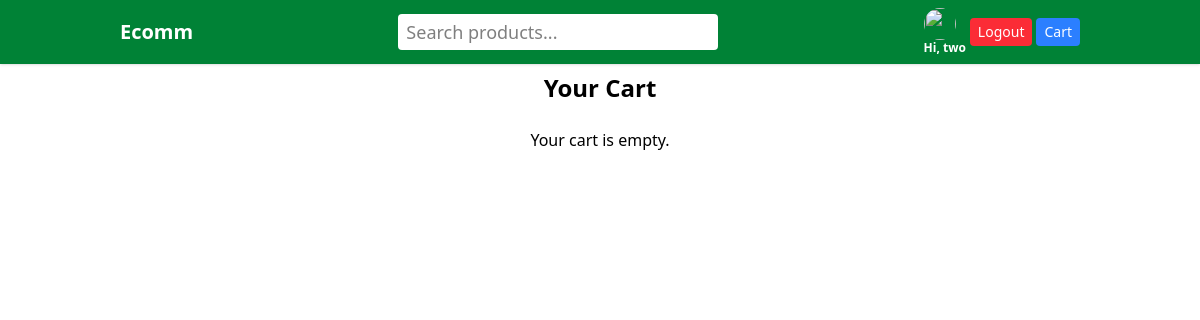
The app's page /cart/ (signed in), older data.
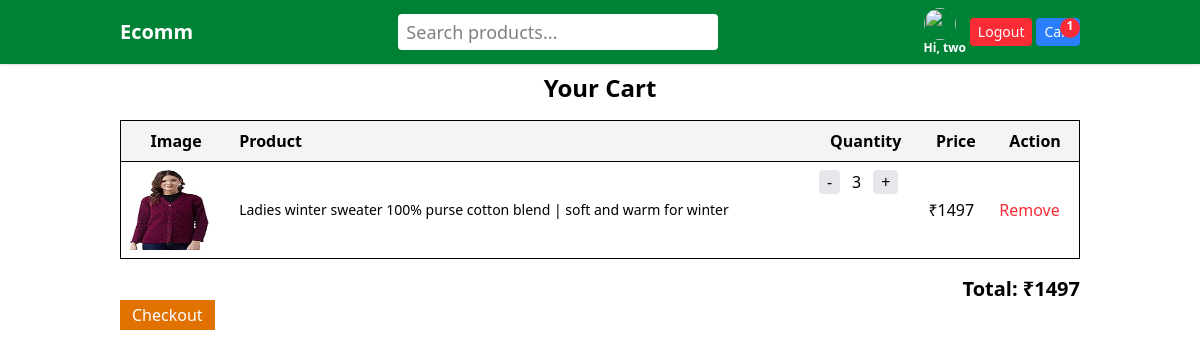
The same page, newer data.
### cart/models.py (models this page shows, shortened)
class CartItem(models.Model):
    user = models.ForeignKey(User, on_delete=models.CASCADE)
    product = models.ForeignKey(Product, on_delete=models.CASCADE)
    quantity = models.IntegerField(default=1)
    def total_price(self):
        return self.product.price * self.quantity

### products/models.py (models this page shows, shortened)
class Product(models.Model):
    name = models.CharField(max_length=200)
    description = models.TextField()
    price = models.IntegerField()
    quantity = models.IntegerField()
    category = models.ForeignKey(Category, on_delete=models.CASCADE)
    main_image = models.ImageField(upload_to='products/main/')

### cart/views.py (the view)
# urls.py: path('', views.cart_view, name='cart'),
@login_required
def cart_view(request):
    items = CartItem.objects.filter(user=request.user)
    total = sum(item.total_price() for item in items)
    return render(request, 'cart.html', {'items': items, 'total': total})

### cart/context_processors.py (called while the page is built)
def cart_item_count(request):
    if request.user.is_authenticated:
        count = CartItem.objects.filter(user=request.user).count()
    else:
        count = 0
    return {'cart_count': count}

### cart/templates/cart.html
{% extends "base.html" %}
{% block content %}
<h2 class="text-2xl font-bold mb-4 text-center">Your Cart</h2>
{% if items %}
<table class="w-full border-collapse border">
  <thead>
    <tr class="bg-gray-100 border-b">
        <th class="p-2">Image</th>
      <th class="p-2 text-left">Product</th>
      <th class="p-2">Quantity</th>
      <th class="p-2">Price</th>
      <th class="p-2">Action</th>
    </tr>
  </thead>
  <tbody>
    {% for item in items %}
    <tr class="border-b">
      <td class="p-2">
        <img src="{{ item.product.main_image.url}}" alt="{{item.product.name}}" class="h-10 w-10 md:h-20 md:w-20">
      </td>
      <td class="p-2"><p class="line-clamp-2 text-xs md:text-sm">
        {{ item.product.name }}
      </p></td>
      <td class="p-2 flex items-center gap-1">
        <a href="{% url 'cart:decrease_quantity' item.id %}" class="px-2 bg-gray-200 rounded">-</a>
        <span class="px-2">{{ item.quantity }}</span>
        <a href="{% url 'cart:increase_quantity' item.id %}" class="px-2 bg-gray-200 rounded">+</a>
      </td>
      <td class="p-2">₹{{ item.total_price }}</td>
      <td class="p-2">
        <a href="{% url 'cart:remove_item' item.id %}" class="text-red-500 hover:underline">Remove</a>
      </td>
    </tr>
    {% endfor %}
  </tbody>
</table>
<h3 class="text-right mt-4 text-xl font-bold">Total: ₹{{ total }}</h3>
<div class="max-w-md">
  <a href="{% url 'cart:checkout' %}" class="bg-amber-600 px-3 py-1 text-white text-center">Checkout</a>
</div>
{% else %}
<p class="text-center mt-6">Your cart is empty.</p>
{% endif %}
{% endblock %}

### templates/base.html (shortened to what this page needs)
{% load static %}
<!DOCTYPE html>
<html lang="en">
<head>
    <script src="https://cdn.jsdelivr.net/npm/@tailwindcss/browser@4"></script>
</head>
    <header class="bg-green-700 shadow flex justify-between items-center p-2 md:px-15 lg:px-30">
        <a href="/" class="font-semibold text-white text-lg md:text-xl">Ecomm</a>
        <form
        method="GET"
        action="{% url 'product_search' %}"
        class="w-24 sm:w-40 md:w-56 lg:w-80"
        >
        <input
        type="text"
        name="q"
        placeholder="Search products..."
        class="w-full px-2 py-1 text-xs sm:text-sm md:text-lg bg-white text-black rounded outline-none"
        >
        </form>
        <nav class="flex gap-1 items-center">
            {% if user.is_authenticated %}
            <div class="text-white font-semibold text-xs flex flex-col"><img src="https://th.bing.com/th/id/OIP.w2McZSq-EYWxh02iSvC3xwHaHa?w=198&h=198&c=7&r=0&o=7&cb=ucfimg2&dpr=1.3&pid=1.7&rm=3&ucfimg=1" class="h-8 w-8 rounded-full"> Hi, {{user.first_name}}</div>
            <a href="{% url 'logout'%}" class="bg-red-500 hover:bg-red-600 hover:cursor-pointer text-white px-2 py-1 rounded text-[12px] md:text-sm">Logout</a>
            {% else %}
            <a href="{% url 'login' %}" class="bg-green-400 text-white px-2 py-1 rounded hover:cursor-pointer hover:bg-green-500 text-[12px] md:text-sm">Login</a>
            <a href="{% url 'signup' %}" class="bg-red-500 text-white px-2 py-1 rounded hover:cursor-pointer hover:bg-red-600 text-[12px] md:text-sm">Signup</a>
            {% endif %}
            <a href="{% url 'cart:cart' %}" class="bg-blue-500 text-white px-2 py-1 rounded hover:cursor-pointer hover:bg-blue-600 text-[12px] flex flex-col md:text-sm relative">
                Cart
                {% if cart_count > 0 %}
                 <span class="absolute top-0 right-0 inline-block w-5 h-5 text-xs font-semibold text-white bg-red-500 rounded-full text-center">
                    {{cart_count}}
                 </span>
                {% endif %}
            </a>
        </nav>
    </header>
    <div class="p-2 md:px-15 lg:px-30">
        {% block content %}{% endblock %}
    </div>
</body>
</html>

Row changes from the older to the newer data that the page shows:
added CartItem: product.main_image (picture), product.name "Ladies winter sweater 100% purse cotton blend | soft and warm for winter", quantity "3", total_price "1497"
Text that changed along with them:
{{ cart_count }}: (not shown) → "1"
{{ total }}: (not shown) → "1497"
text no longer shown: "Your cart is empty."
text now shown: "Image Product Quantity Price Action Total: ₹ Checkout"
